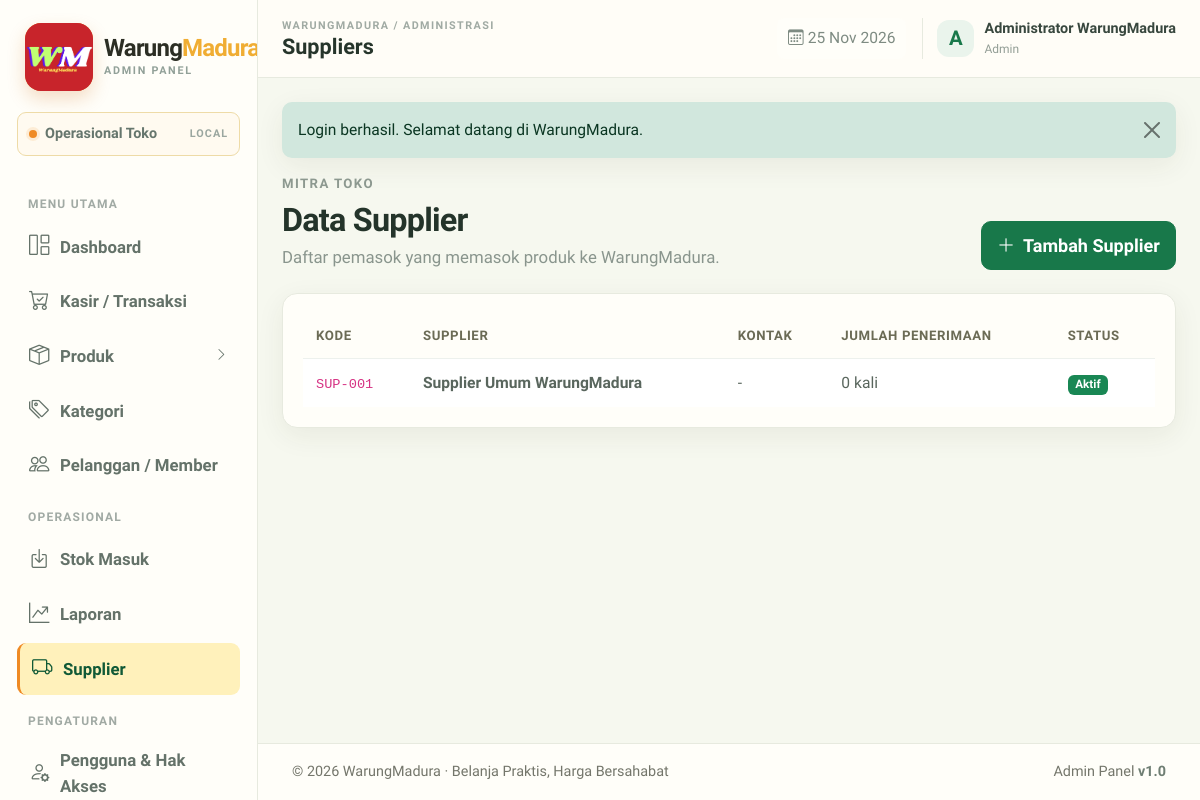
Screenshot of /index.php?page=suppliers (signed in) with the database file from the repository.
### tables this page shows
CREATE TABLE IF NOT EXISTS tbl_supplier (
  id_supplier INT UNSIGNED AUTO_INCREMENT PRIMARY KEY,
  kode_supplier VARCHAR(30) NOT NULL UNIQUE,
  nama_supplier VARCHAR(120) NOT NULL,
  nama_kontak VARCHAR(100) NULL,
  no_hp VARCHAR(25) NULL,
  email VARCHAR(120) NULL,
  alamat TEXT NULL,
  status_supplier ENUM('aktif','nonaktif') NOT NULL DEFAULT 'aktif',
  created_at DATETIME NOT NULL DEFAULT CURRENT_TIMESTAMP,
  INDEX idx_supplier_nama (nama_supplier)
);

### pages/suppliers.php (the view, shortened to what this page needs)
<?php
$rows=$db->query("SELECT s.*,COUNT(p.id_penerimaan) jumlah_penerimaan FROM tbl_supplier s LEFT JOIN tbl_penerimaan_barang p ON p.id_supplier=s.id_supplier GROUP BY s.id_supplier ORDER BY s.id_supplier DESC")->fetchAll();
?>
<div class="page-heading"><div><span class="section-kicker">MITRA TOKO</span><h1>Data Supplier</h1><p>Daftar pemasok yang memasok produk ke WarungMadura.</p></div><button class="btn btn-primary" data-bs-toggle="modal" data-bs-target="#supplierModal"><i class="bi bi-plus-lg me-2"></i>Tambah Supplier</button></div>
<div class="panel-card"><div class="table-responsive"><table class="table app-table align-middle"><thead><tr><th>Kode</th><th>Supplier</th><th>Kontak</th><th>Jumlah Penerimaan</th><th>Status</th></tr></thead><tbody><?php if(!$rows):?><tr><td colspan="5" class="empty-state">Belum ada supplier.</td></tr><?php endif;?><?php foreach($rows as $r):?><tr><td><code><?=e($r['kode_supplier'])?></code></td><td><b><?=e($r['nama_supplier'])?></b><small class="d-block text-muted"><?=e($r['alamat']?:'')?></small></td><td><?=e($r['nama_kontak']?:'-')?><small class="d-block text-muted"><?=e($r['no_hp']?:'')?></small></td><td><?=(int)$r['jumlah_penerimaan']?> kali</td><td><?=status_badge($r['status_supplier'])?></td></tr><?php endforeach;?></tbody></table></div></div>

### app/helpers.php (shortened to what this page needs)
<?php
function e(mixed $value): string
{
    return htmlspecialchars((string)($value ?? ''), ENT_QUOTES | ENT_SUBSTITUTE, 'UTF-8');
}
function status_badge(string $status): string
{
    $map = [
        'aktif' => 'success', 'lunas' => 'success', 'selesai' => 'success',
        'diterima' => 'success', 'berhasil' => 'success',
        'menunggu' => 'warning', 'belum_bayar' => 'warning', 'draft' => 'secondary',
        'diproses' => 'info', 'siap_diambil' => 'primary',
        'nonaktif' => 'secondary', 'dibatalkan' => 'danger', 'gagal' => 'danger',
        'dikembalikan' => 'dark', 'nonaktif' => 'secondary'
    ];
    $label = ucwords(str_replace('_', ' ', $status));
    return '<span class="badge text-bg-' . ($map[$status] ?? 'secondary') . '">' . e($label) . '</span>';
}

### assets/css/app.css (style rules this page uses)
:root { --green:#18784a; --green-dark:#105936; --green-soft:#def3e7; --ink:#2c2e24; --muted:#74766b; --line:#e7eadf; --surface:#fffef9; --canvas:#f6f8ef; --orange:#ef8a24; --orange-dark:#cf6812; --cream:#fff7df; --yellow-soft:#fff1bb; --shadow:0 8px 28px rgba(53,53,33,.07) }
* { box-sizing: border-box }
html { font-size: 16px }
body { font-family: 'Lexend',sans-serif; background: var(--canvas); color: var(--ink); font-size: 1.2rem; line-height: 1.55 }
.btn { border-radius: 10px; font-weight: 600; padding: .62rem .95rem; font-size: 1.128rem; transition: transform .2s,box-shadow .2s,background .2s }
.btn-primary { background: var(--green); border-color: var(--green) }
.page-heading { display: flex; justify-content: space-between; align-items: flex-end; gap: 20px; margin-bottom: 23px; }
.section-kicker { display: block; font-size: 12px; font-weight: 800; letter-spacing: 1.4px; color: #8e9a91; margin-bottom: 6px; }
.page-heading h1 { font: 800 32.4px Lexend,sans-serif; letter-spacing: -.8px; margin: 0 0 5px; color: #24342a; }
.page-heading p { margin: 0; color: #89958d; font-size: 15.6px; }
.panel-card, .kpi-card { background: #fff; border: 1px solid #edf1ed; border-radius: 15px; box-shadow: var(--shadow); }
.panel-card { padding: 20px; }
.app-table { font-size: 14.4px; margin: 0; white-space: nowrap; }
.app-table thead th { font-size: 12px; text-transform: uppercase; letter-spacing: .6px; color: #9aa59e; background: #fbfcfb; border-bottom: 1px solid #edf1ed; padding: 12px 13px; font-weight: 800; }
.app-table tbody td { padding: 12px 13px; border-color: #f0f3f0; color:#59665d; }
.app-table tbody tr:last-child td { border-bottom: 0; }
body { font-size:20.4px }
.page-heading p { font-size:16.8px }
.section-kicker { font-size:13.2px }
.app-table { font-size:15.6px }
.app-table thead th { font-size:13.2px }
.app-table tbody td { font-size:15.6px }
:root { color-scheme:light }
body { background:var(--canvas);color:var(--ink) }
.sidebar,.topbar,.app-footer,.panel-card,.kpi-card,.modal-content,.dropdown-menu,.demo-login-box,.sidebar-store,.sidebar-tip,.topbar-date,.app-table thead th { background-color:var(--surface) }
.sidebar,.topbar,.app-footer,.panel-card,.kpi-card,.modal-content,.sidebar-store,.sidebar-tip,.demo-login-box,.category-chip,.product-image-preview { border-color:var(--line) }
.btn-primary,.btn-main { background:var(--green);border-color:var(--green) }
body { background:var(--canvas)!important;color:var(--ink)!important }
.table th { color:#6b6b55!important }
.btn-primary,.btn-main { background:#18784a!important;border-color:#18784a!important }

### rows the page displays
tbl_supplier: kode_supplier "SUP-001", nama_supplier "Supplier Umum WarungMadura", nama_kontak "-", jumlah_penerimaan "0", status_supplier "Aktif"

### other values shown
$group['title'] "MENU UTAMA"
$label "Dashboard"
$label "Kasir / Transaksi"
$label "Produk"
$label "Kategori"
$label "Pelanggan / Member"
$group['title'] "OPERASIONAL"
$label "Stok Masuk"
$label "Laporan"
$label "Supplier"
$group['title'] "PENGATURAN"
$label "Pengguna & Hak Akses"
str_replace('_',' ',$current) "Suppliers"
substr($user['nama_lengkap'] ?? 'A',0,1) "A"
$user['nama_lengkap'] "Administrator WarungMadura"
